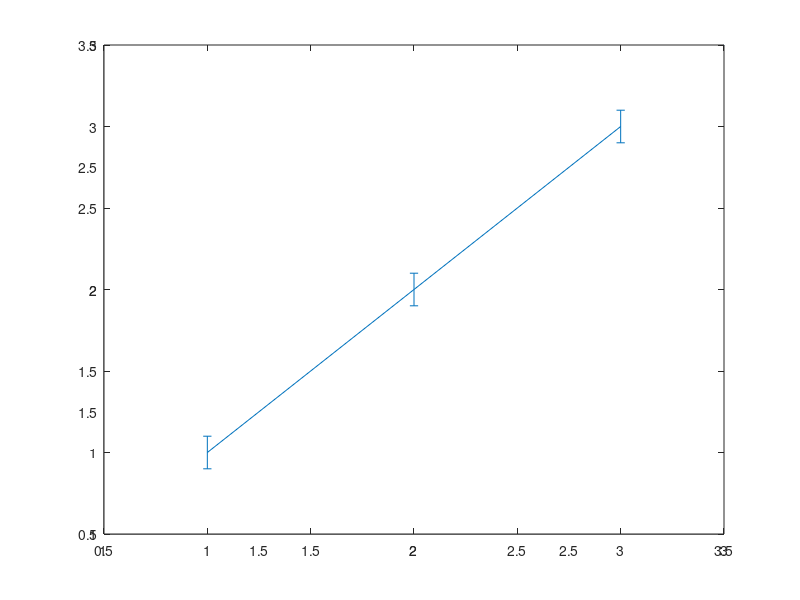

Write MATLAB code to recreate this figure. (Note: this script raises an error after producing the figure.)
%=============================================================================
% Copyright (c) 2016-present Allan CORNET (Nelson)
%=============================================================================
% This file is part of Nelson.
%=============================================================================
% LICENCE_BLOCK_BEGIN
% SPDX-License-Identifier: LGPL-3.0-or-later
% LICENCE_BLOCK_END
%=============================================================================
% <--ADV-CLI MODE-->
%=============================================================================
% Numeric, fixed-size and text graphics properties reject values of the wrong
% type, size, sign or NaN, and keep accepting valid ones (integer types, Inf
% limits, any text).
%=============================================================================
f = figure('Visible', 'off');
ax = axes(f);
l = line(ax, 1:3, 1:3);
t = text(ax, 0.5, 0.5, 'hi');
e = errorbar(axes(f), 1:3, 1:3, [0.1 0.1 0.1]);
%=============================================================================
% fixed-size vectors
common = {'zzz', NaN, {0, 1}, 1i, struct('a', 1), @sin, []};
bad2 = [common, {[0 1 2], [NaN 1]}];
for k = 1:numel(bad2)
  assert_istrue(setFails(ax, 'XLim', bad2{k}));
  assert_istrue(setFails(ax, 'TickLength', bad2{k}));
end
assert_istrue(setFails(ax, 'XLim', [1 0]));
bad3 = [common, {[0 1], [NaN 1 2]}];
for k = 1:numel(bad3)
  assert_istrue(setFails(ax, 'CameraPosition', bad3{k}));
end
assert_isfalse(setFails(ax, 'XLim', [0 Inf]));
assert_isfalse(setFails(ax, 'XLim', int8([0 5])));
assert_isfalse(setFails(ax, 'CameraPosition', [1 2 3]));
assert_isfalse(setFails(ax, 'TickLength', [0.02 0.05]));
%=============================================================================
% positive scalars
bad = {-1, 0, NaN, 'zzz', '', [], {1}, 1i, 1:3, struct('a', 1)};
for k = 1:numel(bad)
  assert_istrue(setFails(l, 'LineWidth', bad{k}));
  assert_istrue(setFails(l, 'MarkerSize', bad{k}));
  assert_istrue(setFails(t, 'FontSize', bad{k}));
end
assert_isfalse(setFails(l, 'LineWidth', 2));
assert_isfalse(setFails(l, 'LineWidth', int8(5)));
assert_isfalse(setFails(l, 'MarkerSize', 1e308));
assert_isfalse(setFails(t, 'FontSize', 14));
%=============================================================================
% text properties
bad = {5, -1, {1, 2}, 1i, struct('a', 1), @sin, ones(3, 3, 3)};
for k = 1:numel(bad)
  assert_istrue(setFails(l, 'DisplayName', bad{k}));
  assert_istrue(setFails(t, 'FontName', bad{k}));
end
assert_isfalse(setFails(l, 'DisplayName', 'curve'));
assert_isfalse(setFails(l, 'DisplayName', ''));
assert_isfalse(setFails(t, 'FontName', 'Courier New'));
%=============================================================================
% variable-length numeric data
bad = {'zzz', {1, 2}, 1i, struct('a', 1), @sin};
for k = 1:numel(bad)
  assert_istrue(setFails(e, 'YNegativeDelta', bad{k}));
end
assert_isfalse(setFails(e, 'YNegativeDelta', [0.2 NaN 0.2]));
delete(f);
%=============================================================================
function failed = setFails(h, name, value)
  failed = false;
  try
    set(h, name, value);
  catch
    failed = true;
  end
end
%=============================================================================
